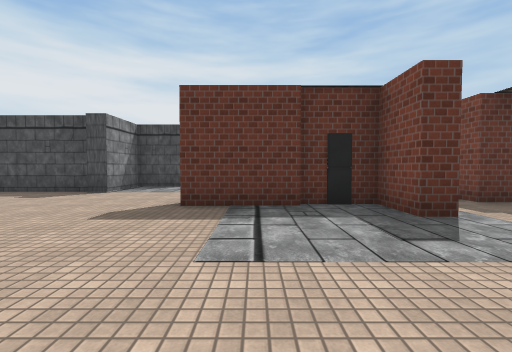
[1] (above)

16 first-person views from a walk through a Unity game level. The camera is 1.3 m above the floor, tilts 2° down and sees 90° across. The floor is counted in squares, 2 m on a side. Each view is taken from the middle of a square. On the plan, view 1 faces up. The plan holds only what a view shows up to about 9 squares ahead; the rest is blank. The place goes on beyond the plan. The player character is not drawn. Some surface patterns are stand-ins.

[2]
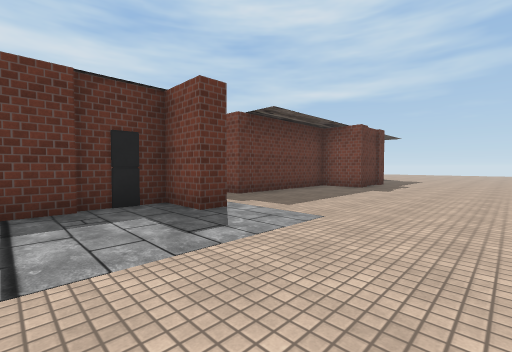

[3]
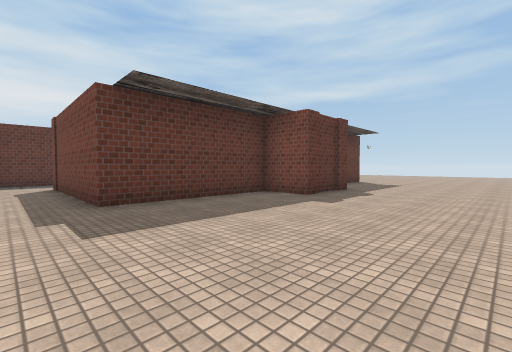

[4]
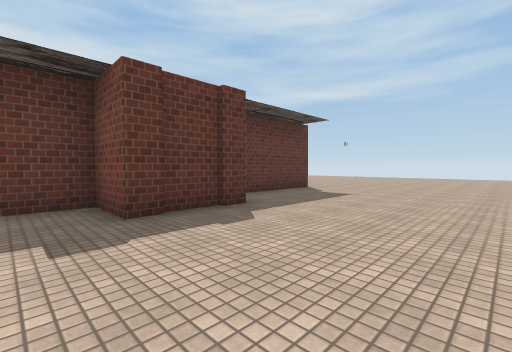

[5]
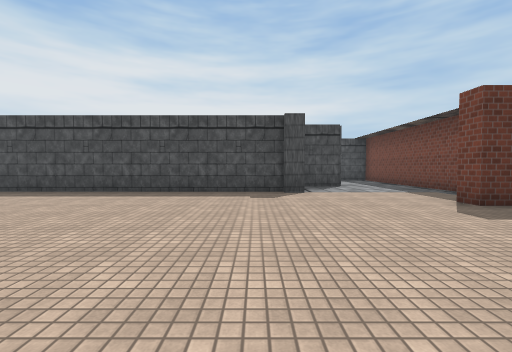

[6]
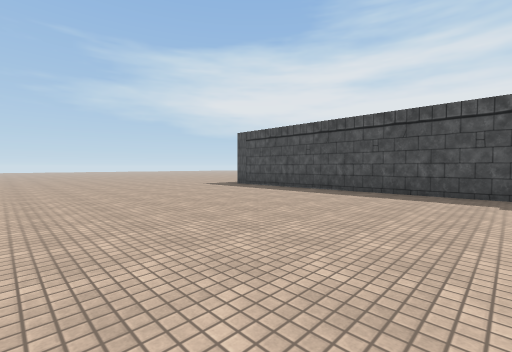

[7]
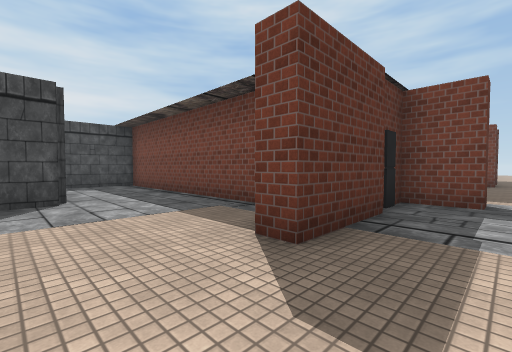

[8]
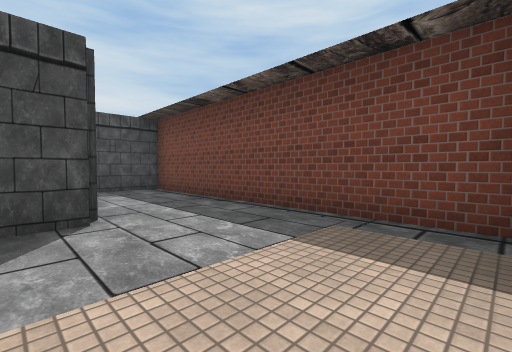

[9]
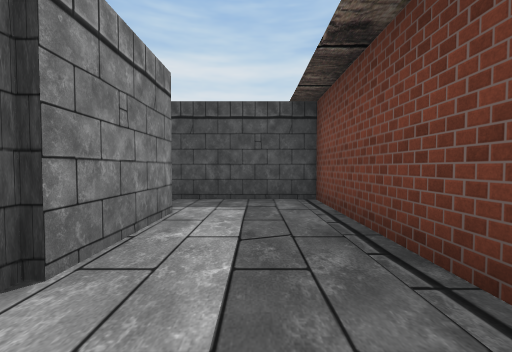

[10]
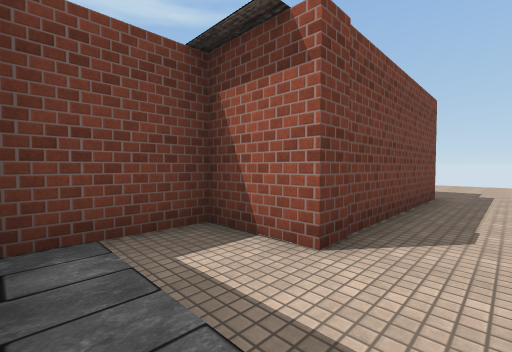

[11]
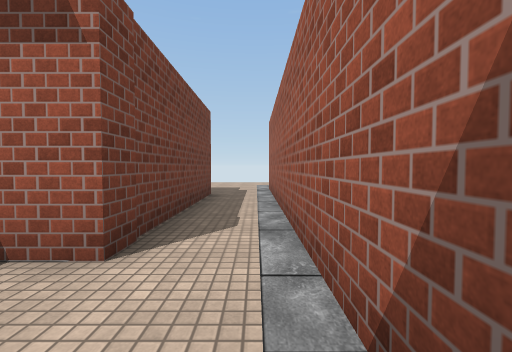

[12]
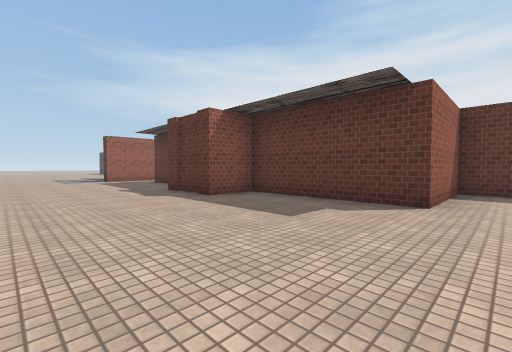

[13]
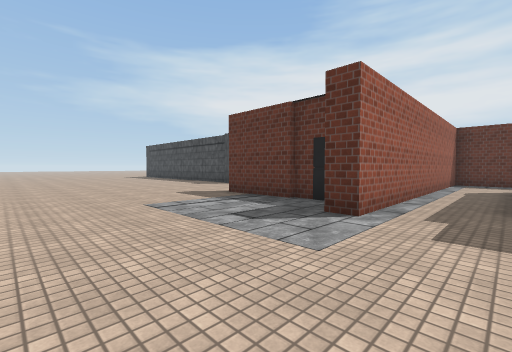

[14]
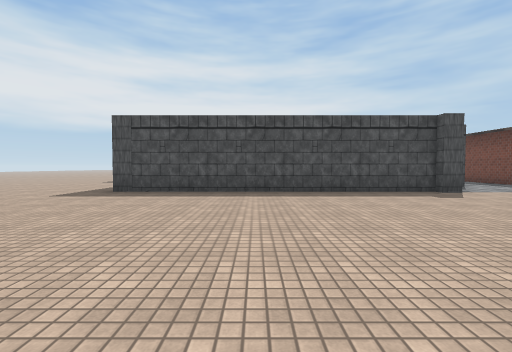

[15]
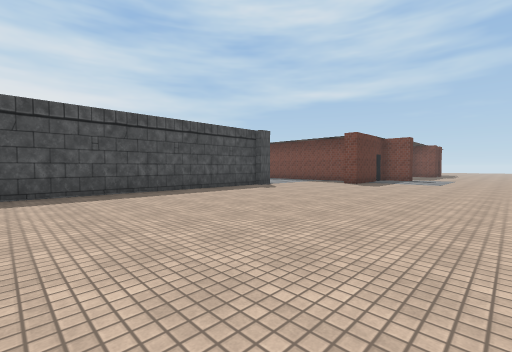

[16]
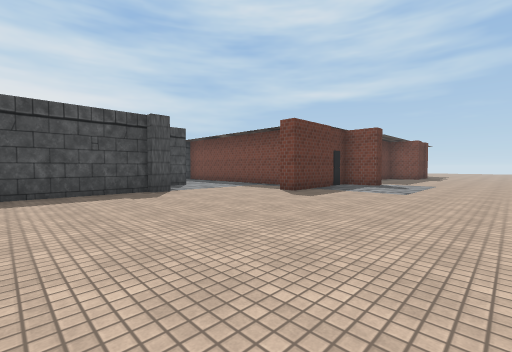

### Floor plan
Points are (right, up) in squares from view 1. A wall is a line through its corners. A room is listed if a view was taken in it or the views show most of it. See-through windows are left out.
Room 1 (views 1, 2, 3, 4, 5, 6, 7, 8, 9, 10, 11, 12, 13, 14, 15, 16)
walls: (0.6, 4.3) (-1.3, 4.3) (-1.3, 4.9); (0.2, 4.9) (0.2, 12.2) (-2.8, 12.2); (-4.2, 6.7) (-5.6, 6.7); (-3.8, 8.2) (-3.8, 6.5) (-4.4, 6.5); (8.6, 3.3) (8.1, 3.3) (8.1, 4.7) (4.1, 4.7) (4.1, 9.2); (4.4, 11.2) (2.6, 11.2) (2.6, 3.3) (2.1, 3.3) (2.1, 4.3) (1.6, 4.3); (-7.4, 6.7) (-12.5, 6.7); (14.1, 6.4) (14.1, 4.7) (10.1, 4.7)
ways out: opening at (-2.5, 9.5); opening at (4, 10.5); opening at (15, 5.5)
objects: other object (1, 5)

Where each view was taken, in squares from view 1:
view 1: 0 up, 0 right, facing up
view 2: 0 up, 0 right, facing up-right
view 3: 0 up, 3 right, facing up-right
view 4: 0 up, 7 right, facing up-right
view 5: 0 up, 5 left, facing up
view 6: 0 up, 5 left, facing up-left
view 7: 3 up, 3 left, facing up-right
view 8: 5 up, 3 left, facing up-right
view 9: 7 up, 1 left, facing up
view 10: 11 up, 3 right, facing down-right
view 11: 11 up, 3 right, facing down
view 12: 0 up, 15 right, facing up-left
view 13: 0 up, 4 right, facing up-left
view 14: 0 up, 9 left, facing up
view 15: 0 up, 11 left, facing up-right
view 16: 0 up, 7 left, facing up-right
